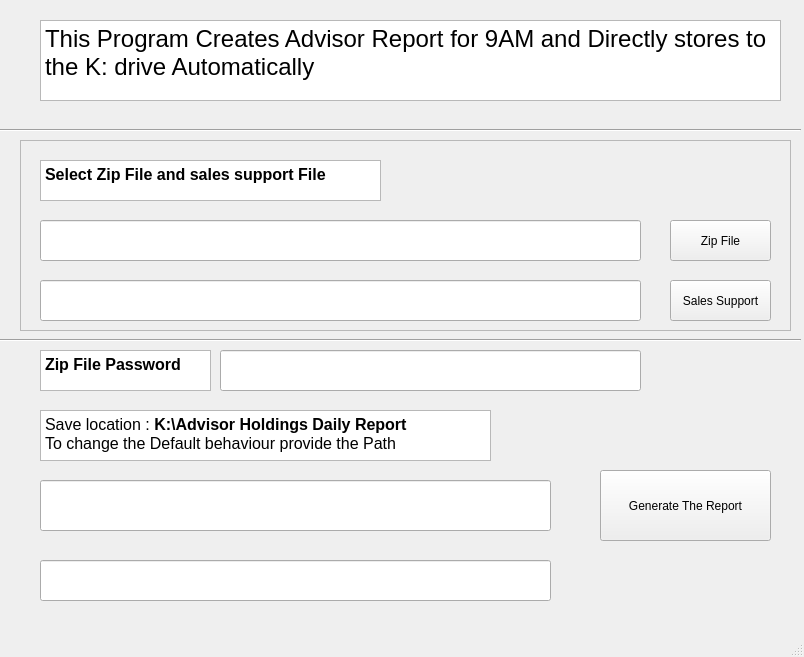
<?xml version="1.0" encoding="UTF-8"?>
<ui version="4.0">
 <class>MainWindow</class>
 <widget class="QMainWindow" name="MainWindow">
  <property name="geometry">
   <rect>
    <x>0</x>
    <y>0</y>
    <width>804</width>
    <height>657</height>
   </rect>
  </property>
  <property name="windowTitle">
   <string>MainWindow</string>
  </property>
  <widget class="QWidget" name="centralwidget">
   <widget class="QPushButton" name="zipButton">
    <property name="geometry">
     <rect>
      <x>670</x>
      <y>220</y>
      <width>101</width>
      <height>41</height>
     </rect>
    </property>
    <property name="text">
     <string>Zip File</string>
    </property>
   </widget>
   <widget class="QLineEdit" name="zipEdit">
    <property name="geometry">
     <rect>
      <x>40</x>
      <y>220</y>
      <width>601</width>
      <height>41</height>
     </rect>
    </property>
   </widget>
   <widget class="QPushButton" name="salesButton">
    <property name="geometry">
     <rect>
      <x>670</x>
      <y>280</y>
      <width>101</width>
      <height>41</height>
     </rect>
    </property>
    <property name="text">
     <string>Sales Support</string>
    </property>
   </widget>
   <widget class="QLineEdit" name="salesEdit">
    <property name="geometry">
     <rect>
      <x>40</x>
      <y>280</y>
      <width>601</width>
      <height>41</height>
     </rect>
    </property>
   </widget>
   <widget class="QTextBrowser" name="textBrowser">
    <property name="geometry">
     <rect>
      <x>40</x>
      <y>20</y>
      <width>741</width>
      <height>81</height>
     </rect>
    </property>
    <property name="html">
     <string>&lt;!DOCTYPE HTML PUBLIC &quot;-//W3C//DTD HTML 4.0//EN&quot; &quot;http://www.w3.org/TR/REC-html40/strict.dtd&quot;&gt;
&lt;html&gt;&lt;head&gt;&lt;meta name=&quot;qrichtext&quot; content=&quot;1&quot; /&gt;&lt;style type=&quot;text/css&quot;&gt;
p, li { white-space: pre-wrap; }
&lt;/style&gt;&lt;/head&gt;&lt;body style=&quot; font-family:'MS Shell Dlg 2'; font-size:8pt; font-weight:400; font-style:normal;&quot;&gt;
&lt;p style=&quot; margin-top:0px; margin-bottom:0px; margin-left:0px; margin-right:0px; -qt-block-indent:0; text-indent:0px;&quot;&gt;&lt;span style=&quot; font-size:18pt;&quot;&gt;This Program Creates Advisor Report for 9AM and Directly stores to the K: drive Automatically&lt;/span&gt;&lt;/p&gt;&lt;/body&gt;&lt;/html&gt;</string>
    </property>
   </widget>
   <widget class="QPushButton" name="resultButton">
    <property name="geometry">
     <rect>
      <x>600</x>
      <y>470</y>
      <width>171</width>
      <height>71</height>
     </rect>
    </property>
    <property name="text">
     <string>Generate The Report</string>
    </property>
   </widget>
   <widget class="QLineEdit" name="reportEdit">
    <property name="geometry">
     <rect>
      <x>40</x>
      <y>480</y>
      <width>511</width>
      <height>51</height>
     </rect>
    </property>
   </widget>
   <widget class="QTextEdit" name="textEdit">
    <property name="geometry">
     <rect>
      <x>40</x>
      <y>410</y>
      <width>451</width>
      <height>51</height>
     </rect>
    </property>
    <property name="html">
     <string>&lt;!DOCTYPE HTML PUBLIC &quot;-//W3C//DTD HTML 4.0//EN&quot; &quot;http://www.w3.org/TR/REC-html40/strict.dtd&quot;&gt;
&lt;html&gt;&lt;head&gt;&lt;meta name=&quot;qrichtext&quot; content=&quot;1&quot; /&gt;&lt;style type=&quot;text/css&quot;&gt;
p, li { white-space: pre-wrap; }
&lt;/style&gt;&lt;/head&gt;&lt;body style=&quot; font-family:'MS Shell Dlg 2'; font-size:8pt; font-weight:400; font-style:normal;&quot;&gt;
&lt;p style=&quot; margin-top:0px; margin-bottom:0px; margin-left:0px; margin-right:0px; -qt-block-indent:0; text-indent:0px;&quot;&gt;&lt;span style=&quot; font-size:12pt;&quot;&gt;Save location : &lt;/span&gt;&lt;span style=&quot; font-size:12pt; font-weight:600;&quot;&gt;K:\Advisor Holdings Daily Report&lt;/span&gt;&lt;/p&gt;
&lt;p style=&quot; margin-top:0px; margin-bottom:0px; margin-left:0px; margin-right:0px; -qt-block-indent:0; text-indent:0px;&quot;&gt;&lt;span style=&quot; font-size:12pt;&quot;&gt;To change the Default behaviour provide the Path&lt;/span&gt;&lt;/p&gt;&lt;/body&gt;&lt;/html&gt;</string>
    </property>
   </widget>
   <widget class="QTextEdit" name="textEdit_2">
    <property name="geometry">
     <rect>
      <x>40</x>
      <y>160</y>
      <width>341</width>
      <height>41</height>
     </rect>
    </property>
    <property name="html">
     <string>&lt;!DOCTYPE HTML PUBLIC &quot;-//W3C//DTD HTML 4.0//EN&quot; &quot;http://www.w3.org/TR/REC-html40/strict.dtd&quot;&gt;
&lt;html&gt;&lt;head&gt;&lt;meta name=&quot;qrichtext&quot; content=&quot;1&quot; /&gt;&lt;style type=&quot;text/css&quot;&gt;
p, li { white-space: pre-wrap; }
&lt;/style&gt;&lt;/head&gt;&lt;body style=&quot; font-family:'MS Shell Dlg 2'; font-size:8pt; font-weight:400; font-style:normal;&quot;&gt;
&lt;p style=&quot; margin-top:0px; margin-bottom:0px; margin-left:0px; margin-right:0px; -qt-block-indent:0; text-indent:0px;&quot;&gt;&lt;span style=&quot; font-size:12pt; font-weight:600;&quot;&gt;Select Zip File and sales support File&lt;/span&gt;&lt;/p&gt;&lt;/body&gt;&lt;/html&gt;</string>
    </property>
   </widget>
   <widget class="QTextEdit" name="textEdit_3">
    <property name="geometry">
     <rect>
      <x>40</x>
      <y>350</y>
      <width>171</width>
      <height>41</height>
     </rect>
    </property>
    <property name="html">
     <string>&lt;!DOCTYPE HTML PUBLIC &quot;-//W3C//DTD HTML 4.0//EN&quot; &quot;http://www.w3.org/TR/REC-html40/strict.dtd&quot;&gt;
&lt;html&gt;&lt;head&gt;&lt;meta name=&quot;qrichtext&quot; content=&quot;1&quot; /&gt;&lt;style type=&quot;text/css&quot;&gt;
p, li { white-space: pre-wrap; }
&lt;/style&gt;&lt;/head&gt;&lt;body style=&quot; font-family:'MS Shell Dlg 2'; font-size:8pt; font-weight:400; font-style:normal;&quot;&gt;
&lt;p style=&quot; margin-top:0px; margin-bottom:0px; margin-left:0px; margin-right:0px; -qt-block-indent:0; text-indent:0px;&quot;&gt;&lt;span style=&quot; font-size:12pt; font-weight:600;&quot;&gt;Zip File Password&lt;/span&gt;&lt;/p&gt;&lt;/body&gt;&lt;/html&gt;</string>
    </property>
   </widget>
   <widget class="Line" name="line">
    <property name="geometry">
     <rect>
      <x>0</x>
      <y>330</y>
      <width>801</width>
      <height>20</height>
     </rect>
    </property>
    <property name="orientation">
     <enum>Qt::Horizontal</enum>
    </property>
   </widget>
   <widget class="Line" name="line_2">
    <property name="geometry">
     <rect>
      <x>0</x>
      <y>120</y>
      <width>801</width>
      <height>20</height>
     </rect>
    </property>
    <property name="orientation">
     <enum>Qt::Horizontal</enum>
    </property>
   </widget>
   <widget class="QLineEdit" name="passwordEdit">
    <property name="geometry">
     <rect>
      <x>220</x>
      <y>350</y>
      <width>421</width>
      <height>41</height>
     </rect>
    </property>
   </widget>
   <widget class="QLineEdit" name="logs">
    <property name="geometry">
     <rect>
      <x>40</x>
      <y>560</y>
      <width>511</width>
      <height>41</height>
     </rect>
    </property>
   </widget>
   <widget class="QFrame" name="frame">
    <property name="geometry">
     <rect>
      <x>20</x>
      <y>140</y>
      <width>771</width>
      <height>191</height>
     </rect>
    </property>
    <property name="autoFillBackground">
     <bool>false</bool>
    </property>
    <property name="frameShape">
     <enum>QFrame::StyledPanel</enum>
    </property>
    <property name="frameShadow">
     <enum>QFrame::Raised</enum>
    </property>
   </widget>
   <zorder>frame</zorder>
   <zorder>zipButton</zorder>
   <zorder>zipEdit</zorder>
   <zorder>salesButton</zorder>
   <zorder>salesEdit</zorder>
   <zorder>textBrowser</zorder>
   <zorder>resultButton</zorder>
   <zorder>reportEdit</zorder>
   <zorder>textEdit</zorder>
   <zorder>textEdit_2</zorder>
   <zorder>textEdit_3</zorder>
   <zorder>line</zorder>
   <zorder>line_2</zorder>
   <zorder>passwordEdit</zorder>
   <zorder>logs</zorder>
  </widget>
  <widget class="QMenuBar" name="menubar">
   <property name="geometry">
    <rect>
     <x>0</x>
     <y>0</y>
     <width>804</width>
     <height>22</height>
    </rect>
   </property>
  </widget>
  <widget class="QStatusBar" name="statusbar"/>
 </widget>
 <resources/>
 <connections/>
</ui>
